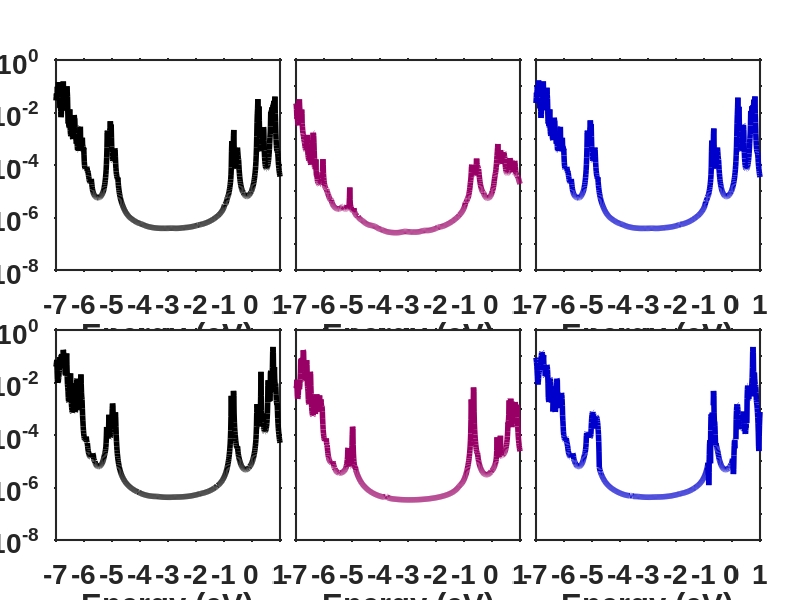

Here is the MATLAB script that generated this plot:
% Load files
data_A = load('DLCcp1.mat'); % DNA-Linker-CNT no changes made to H
data_B = load('DLCcp2.mat'); % DNA-Linker-CNT DNA-CNT coupling = 0
data_C = load('DLCcp3.mat'); % DNA-Linker-CNT Linker coupling with DNA and CNT = 0
data_D = load('DECcp1.mat'); % DNA-Ester-CNT no changes made to H
data_E = load('DECcp2.mat'); % DNA-Ester-CNT DNA-CNT coupling = 0
data_F = load('DECcp3.mat'); % DNA-Ester-CNT Ester coupling with DNA and CNT = 0

% Extract energies and transmission data
energy_A = data_A.Energy; T_A = data_A.T;
energy_B = data_B.Energy; T_B = data_B.T;
energy_C = data_C.Energy; T_C = data_C.T;
energy_D = data_D.Energy; T_D = data_D.T;
energy_E = data_E.Energy; T_E = data_E.T;
energy_F = data_F.Energy; T_F = data_F.T;

% Interpolate missing points using spline interpolation to smooth the data
energy_C_interp = linspace(min(energy_C), max(energy_C), length(energy_C));
T_C_interp = interp1(energy_C, T_C, energy_C_interp, 'spline'); % Use spline for smooth interpolation

energy_F_interp = linspace(min(energy_F), max(energy_F), length(energy_F));
T_F_interp = interp1(energy_F, T_F, energy_F_interp, 'spline'); % Use spline for smooth interpolation

% Define HOMO and LUMO regions
HOMO_LUMO_DLC = [-3.94, -3.11]; % DLC HOMO-LUMO
HOMO_LUMO_DEC = [-4.05, -3.37]; % DEC HOMO-LUMO

% Initialize figure
figure;
set(gcf, 'units','normalized','outerposition',[0 0 1 1]);

% Shading colors
light_pink = [1, 0.8, 0.8];
light_blue = [0.8, 0.8, 1];
burgundy = [0.6, 0, 0.4]; % Darker pink (burgundy)
dark_blue = [0, 0, 0.8]; % Dark blue

% Plot for DNA-Amino-CNT (b)
subplot('Position', [0.07 0.55 0.28 0.35]); % Adjusted position
semilogy(energy_A, T_A, 'k', 'LineWidth', 4); 
hold on;
fill([-7, HOMO_LUMO_DLC(1), HOMO_LUMO_DLC(1), -7], [1e-8, 1, 1, 1e-8], light_pink, 'EdgeColor', 'none', 'FaceAlpha', 0.5);
fill([HOMO_LUMO_DLC(2), 1, 1, HOMO_LUMO_DLC(2)], [1e-8, 1, 1, 1e-8], light_blue, 'EdgeColor', 'none', 'FaceAlpha', 0.5);
hold off;
xlabel('Energy (eV)', 'FontSize', 22, 'FontWeight', 'Bold', 'FontName', 'Arial');
ylabel('Transmission', 'FontSize', 22, 'FontWeight', 'Bold', 'FontName', 'Arial'); 
title('', 'FontSize', 24, 'FontWeight', 'Bold', 'FontName', 'Arial');
xlim([-7 1]);
ylim([1e-8 1]);
set(gca, 'XTick', -7:1:1, 'FontWeight', 'Bold', 'FontSize', 20, 'FontName', 'Arial', 'LineWidth', 1.5, 'YTick', [1e-8 1e-6 1e-4 1e-2 1], 'Box', 'on', 'TickDir', 'out');

% Plot for DNA-Amino-CNT (c)
subplot('Position', [0.37 0.55 0.28 0.35]); % Adjusted position
semilogy(energy_B, T_B, 'Color', burgundy, 'LineWidth', 4); 
hold on;
fill([-7, HOMO_LUMO_DLC(1), HOMO_LUMO_DLC(1), -7], [1e-8, 1, 1, 1e-8], light_pink, 'EdgeColor', 'none', 'FaceAlpha', 0.5);
fill([HOMO_LUMO_DLC(2), 1, 1, HOMO_LUMO_DLC(2)], [1e-8, 1, 1, 1e-8], light_blue, 'EdgeColor', 'none', 'FaceAlpha', 0.5);
hold off;
xlabel('Energy (eV)', 'FontSize', 22, 'FontWeight', 'Bold', 'FontName', 'Arial');
title('', 'FontSize', 24, 'FontWeight', 'Bold', 'FontName', 'Arial');
xlim([-7 1]);
ylim([1e-8 1]);
set(gca, 'XTick', -7:1:1, 'FontWeight', 'Bold', 'FontSize', 20, 'FontName', 'Arial', 'LineWidth', 1.5, 'Box', 'on', 'TickDir', 'out', 'YTickLabel', []);

% Plot for DNA-Amino-CNT (d)
subplot('Position', [0.67 0.55 0.28 0.35]); % Adjusted position
semilogy(energy_C_interp, T_C_interp, 'Color', dark_blue, 'LineWidth', 4); 
hold on;
fill([-7, HOMO_LUMO_DLC(1), HOMO_LUMO_DLC(1), -7], [1e-8, 1, 1, 1e-8], light_pink, 'EdgeColor', 'none', 'FaceAlpha', 0.5);
fill([HOMO_LUMO_DLC(2), 1, 1, HOMO_LUMO_DLC(2)], [1e-8, 1, 1, 1e-8], light_blue, 'EdgeColor', 'none', 'FaceAlpha', 0.5);
hold off;
xlabel('Energy (eV)', 'FontSize', 22, 'FontWeight', 'Bold', 'FontName', 'Arial');
title('', 'FontSize', 24, 'FontWeight', 'Bold', 'FontName', 'Arial');
xlim([-7 1]);
ylim([1e-8 1]);
set(gca, 'XTick', -7:1:1, 'FontWeight', 'Bold', 'FontSize', 20, 'FontName', 'Arial', 'LineWidth', 1.5, 'Box', 'on', 'TickDir', 'out', 'YTickLabel', []);

% Plot for DNA-Ester-CNT (e)
subplot('Position', [0.07 0.1 0.28 0.35]); % Adjusted position
semilogy(energy_D, T_D, 'k', 'LineWidth', 4); 
hold on;
fill([-7, HOMO_LUMO_DEC(1), HOMO_LUMO_DEC(1), -7], [1e-8, 1, 1, 1e-8], light_pink, 'EdgeColor', 'none', 'FaceAlpha', 0.5);
fill([HOMO_LUMO_DEC(2), 1, 1, HOMO_LUMO_DEC(2)], [1e-8, 1, 1, 1e-8], light_blue, 'EdgeColor', 'none', 'FaceAlpha', 0.5);
hold off;
xlabel('Energy (eV)', 'FontSize', 22, 'FontWeight', 'Bold', 'FontName', 'Arial');
ylabel('Transmission', 'FontSize', 22, 'FontWeight', 'Bold', 'FontName', 'Arial'); 
title('', 'FontSize', 24, 'FontWeight', 'Bold', 'FontName', 'Arial');
xlim([-7 1]);
ylim([1e-8 1]);
set(gca, 'XTick', -7:1:1, 'FontWeight', 'Bold', 'FontSize', 20, 'FontName', 'Arial', 'LineWidth', 1.5, 'YTick', [1e-8 1e-6 1e-4 1e-2 1], 'Box', 'on', 'TickDir', 'out');

% Plot for DNA-Ester-CNT (f)
subplot('Position', [0.37 0.1 0.28 0.35]); % Adjusted position
semilogy(energy_E, T_E, 'Color', burgundy, 'LineWidth', 4); 
hold on;
fill([-7, HOMO_LUMO_DEC(1), HOMO_LUMO_DEC(1), -7], [1e-8, 1, 1, 1e-8], light_pink, 'EdgeColor', 'none', 'FaceAlpha', 0.5);
fill([HOMO_LUMO_DEC(2), 1, 1, HOMO_LUMO_DEC(2)], [1e-8, 1, 1, 1e-8], light_blue, 'EdgeColor', 'none', 'FaceAlpha', 0.5);
hold off;
xlabel('Energy (eV)', 'FontSize', 22, 'FontWeight', 'Bold', 'FontName', 'Arial');
title('', 'FontSize', 24, 'FontWeight', 'Bold', 'FontName', 'Arial');
xlim([-7 1]);
ylim([1e-8 1]);
set(gca, 'XTick', -7:1:1, 'FontWeight', 'Bold', 'FontSize', 20, 'FontName', 'Arial', 'LineWidth', 1.5, 'Box', 'on', 'TickDir', 'out', 'YTickLabel', []);

% Plot for DNA-Ester-CNT (g)
subplot('Position', [0.67 0.1 0.28 0.35]); % Adjusted position
semilogy(energy_F_interp, T_F_interp, 'Color', dark_blue, 'LineWidth', 4); 
hold on;
fill([-7, HOMO_LUMO_DEC(1), HOMO_LUMO_DEC(1), -7], [1e-8, 1, 1, 1e-8], light_pink, 'EdgeColor', 'none', 'FaceAlpha', 0.5);
fill([HOMO_LUMO_DEC(2), 1, 1, HOMO_LUMO_DEC(2)], [1e-8, 1, 1, 1e-8], light_blue, 'EdgeColor', 'none', 'FaceAlpha', 0.5);
hold off;
xlabel('Energy (eV)', 'FontSize', 22, 'FontWeight', 'Bold', 'FontName', 'Arial');
title('', 'FontSize', 24, 'FontWeight', 'Bold', 'FontName', 'Arial');
xlim([-7 1]);
ylim([1e-8 1]);
set(gca, 'XTick', -7:1:1, 'FontWeight', 'Bold', 'FontSize', 20, 'FontName', 'Arial', 'LineWidth', 1.5, 'Box', 'on', 'TickDir', 'out', 'YTickLabel', []);

set(gcf, 'Color', 'w');
